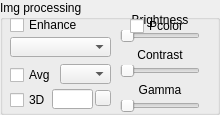
    <widget class="QGroupBox" name="IMG_PROC_STATIC">
     <property name="geometry">
      <rect>
       <x>10</x>
       <y>460</y>
       <width>220</width>
       <height>115</height>
      </rect>
     </property>
     <property name="mouseTracking">
      <bool>false</bool>
     </property>
     <property name="title">
      <string>Img processing</string>
     </property>
     <widget class="QCheckBox" name="IMG_ENHANCE_CHECK">
      <property name="geometry">
       <rect>
        <x>10</x>
        <y>15</y>
        <width>74</width>
        <height>20</height>
       </rect>
      </property>
      <property name="mouseTracking">
       <bool>false</bool>
      </property>
      <property name="text">
       <string>Enhance</string>
      </property>
     </widget>
     <widget class="QComboBox" name="ENHANCE_OPTIONS">
      <property name="geometry">
       <rect>
        <x>10</x>
        <y>37</y>
        <width>101</width>
        <height>20</height>
       </rect>
      </property>
      <property name="mouseTracking">
       <bool>false</bool>
      </property>
     </widget>
     <widget class="QCheckBox" name="FRAME_AVG_CHECK">
      <property name="geometry">
       <rect>
        <x>10</x>
        <y>65</y>
        <width>46</width>
        <height>20</height>
       </rect>
      </property>
      <property name="mouseTracking">
       <bool>false</bool>
      </property>
      <property name="text">
       <string>Avg</string>
      </property>
     </widget>
     <widget class="QComboBox" name="FRAME_AVG_OPTIONS">
      <property name="geometry">
       <rect>
        <x>60</x>
        <y>64</y>
        <width>51</width>
        <height>20</height>
       </rect>
      </property>
      <property name="mouseTracking">
       <bool>false</bool>
      </property>
     </widget>
     <widget class="QCheckBox" name="IMG_3D_CHECK">
      <property name="geometry">
       <rect>
        <x>10</x>
        <y>90</y>
        <width>39</width>
        <height>20</height>
       </rect>
      </property>
      <property name="mouseTracking">
       <bool>false</bool>
      </property>
      <property name="text">
       <string>3D</string>
      </property>
     </widget>
     <widget class="QLineEdit" name="RANGE_THRESH_EDIT">
      <property name="geometry">
       <rect>
        <x>52</x>
        <y>89</y>
        <width>41</width>
        <height>20</height>
       </rect>
      </property>
      <property name="mouseTracking">
       <bool>false</bool>
      </property>
      <property name="focusPolicy">
       <enum>Qt::ClickFocus</enum>
      </property>
      <property name="layoutDirection">
       <enum>Qt::LeftToRight</enum>
      </property>
      <property name="alignment">
       <set>Qt::AlignRight|Qt::AlignTrailing|Qt::AlignVCenter</set>
      </property>
     </widget>
     <widget class="QSlider" name="CONTRAST_SLIDER">
      <property name="geometry">
       <rect>
        <x>120</x>
        <y>65</y>
        <width>80</width>
        <height>12</height>
       </rect>
      </property>
      <property name="mouseTracking">
       <bool>false</bool>
      </property>
      <property name="sliderPosition">
       <number>0</number>
      </property>
      <property name="orientation">
       <enum>Qt::Horizontal</enum>
      </property>
      <property name="tickPosition">
       <enum>QSlider::NoTicks</enum>
      </property>
      <property name="tickInterval">
       <number>5</number>
      </property>
     </widget>
     <widget class="QSlider" name="BRIGHTNESS_SLIDER">
      <property name="geometry">
       <rect>
        <x>120</x>
        <y>30</y>
        <width>80</width>
        <height>12</height>
       </rect>
      </property>
      <property name="mouseTracking">
       <bool>false</bool>
      </property>
      <property name="sliderPosition">
       <number>0</number>
      </property>
      <property name="orientation">
       <enum>Qt::Horizontal</enum>
      </property>
      <property name="tickPosition">
       <enum>QSlider::NoTicks</enum>
      </property>
      <property name="tickInterval">
       <number>5</number>
      </property>
     </widget>
     <widget class="QLabel" name="BRIGHTNESS_LABEL">
      <property name="geometry">
       <rect>
        <x>120</x>
        <y>13</y>
        <width>80</width>
        <height>14</height>
       </rect>
      </property>
      <property name="mouseTracking">
       <bool>false</bool>
      </property>
      <property name="text">
       <string>Brightness</string>
      </property>
      <property name="alignment">
       <set>Qt::AlignCenter</set>
      </property>
     </widget>
     <widget class="QLabel" name="CONTRAST_LABEL">
      <property name="geometry">
       <rect>
        <x>120</x>
        <y>48</y>
        <width>80</width>
        <height>14</height>
       </rect>
      </property>
      <property name="mouseTracking">
       <bool>false</bool>
      </property>
      <property name="text">
       <string>Contrast</string>
      </property>
      <property name="alignment">
       <set>Qt::AlignCenter</set>
      </property>
     </widget>
     <widget class="QSlider" name="GAMMA_SLIDER">
      <property name="geometry">
       <rect>
        <x>120</x>
        <y>100</y>
        <width>80</width>
        <height>12</height>
       </rect>
      </property>
      <property name="mouseTracking">
       <bool>false</bool>
      </property>
      <property name="sliderPosition">
       <number>0</number>
      </property>
      <property name="orientation">
       <enum>Qt::Horizontal</enum>
      </property>
      <property name="tickPosition">
       <enum>QSlider::NoTicks</enum>
      </property>
      <property name="tickInterval">
       <number>5</number>
      </property>
     </widget>
     <widget class="QLabel" name="GAMMA_LABEL">
      <property name="geometry">
       <rect>
        <x>120</x>
        <y>83</y>
        <width>80</width>
        <height>14</height>
       </rect>
      </property>
      <property name="mouseTracking">
       <bool>false</bool>
      </property>
      <property name="text">
       <string>Gamma</string>
      </property>
      <property name="alignment">
       <set>Qt::AlignCenter</set>
      </property>
     </widget>
     <widget class="QPushButton" name="RESET_3D_BTN">
      <property name="geometry">
       <rect>
        <x>95</x>
        <y>90</y>
        <width>16</width>
        <height>16</height>
       </rect>
      </property>
      <property name="text">
       <string/>
      </property>
     </widget>
     <widget class="QCheckBox" name="PSEUDOCOLOR_CHK">
      <property name="geometry">
       <rect>
        <x>130</x>
        <y>15</y>
        <width>61</width>
        <height>22</height>
       </rect>
      </property>
      <property name="text">
       <string>Pcolor</string>
      </property>
     </widget>
    </widget>
